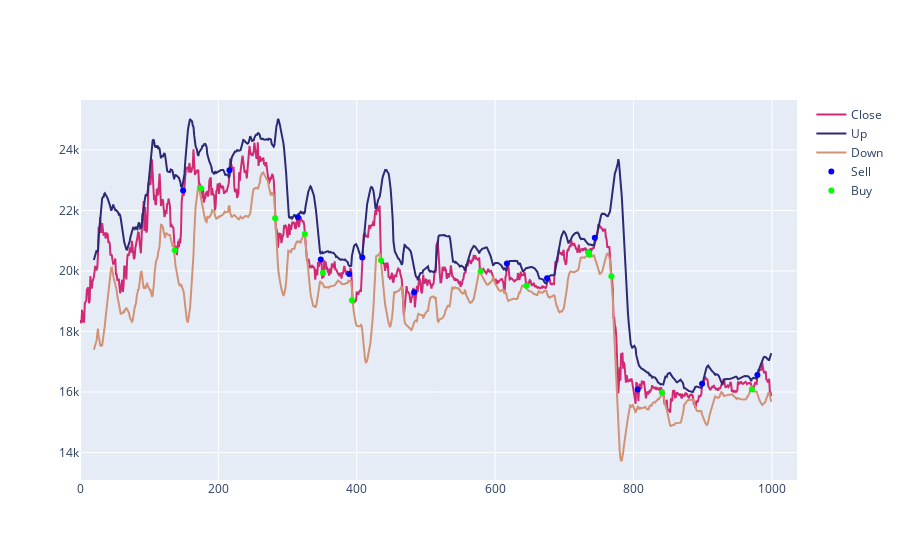

Notebook cell for this chart:
### Code cell
figure=go.Figure()
figure.add_trace(go.Scatter(name='Close', x=df.index, y=df.close, mode='lines', marker_color='#D22975'))
figure.add_trace(go.Scatter(name='Up', x=df.index, y=df.bbup, mode='lines', marker_color='#2D2975'))
figure.add_trace(go.Scatter(name='Down', x=df.index, y=df.bbdown, mode='lines', marker_color='#D29275'))
figure.add_trace(go.Scatter(name='Sell', x=df[df.position_sell==True].index, y=df[df.position_sell==True].close, mode='markers', marker_color='#0000FF'))
figure.add_trace(go.Scatter(name='Buy', x=df[df.position_buy==True].index, y=df[df.position_buy==True].close, mode='markers', marker_color='#00FF00'))


#df.close.plot()
#df.sellscatter(x, y)
#df.bbup.plot()
#df.bbdown.plot(figsize = [15,8]).grid()
figure.show()

### Figure 1 — Plotly figure (JSON) as saved in the notebook; plotly's stock layout.template omitted (floating-point values rounded to 4 significant figures; data arrays with more than 128 entries replaced by an {"elided": "..."} marker saying what was removed)
{"data": [{"marker": {"color": "#D22975"}, "mode": "lines", "name": "Close", "x": {"elided": "1000 int values"}, "y": {"elided": "1000 float values"}, "type": "scatter"}, {"marker": {"color": "#2D2975"}, "mode": "lines", "name": "Up", "x": {"elided": "1000 int values"}, "y": {"elided": "1000 float values"}, "type": "scatter"}, {"marker": {"color": "#D29275"}, "mode": "lines", "name": "Down", "x": {"elided": "1000 int values"}, "y": {"elided": "1000 float values"}, "type": "scatter"}, {"marker": {"color": "#0000FF"}, "mode": "markers", "name": "Sell", "x": [149, 216, 315, 348, 389, 408, 483, 617, 675, 735, 744, 806, 899, 979], "y": [22660.0, 23330.0, 21780.0, 20380.0, 19900.0, 20450.0, 19300.0, 20240.0, 19760.0, 20610.0, 21100.0, 16080.0, 16270.0, 16560.0], "type": "scatter"}, {"marker": {"color": "#00FF00"}, "mode": "markers", "name": "Buy", "x": [137, 175, 282, 325, 351, 393, 435, 579, 645, 735, 736, 768, 841, 971], "y": [20690.0, 22730.0, 21740.0, 21220.0, 19940.0, 19030.0, 20350.0, 19990.0, 19510.0, 20610.0, 20540.0, 19830.0, 15980.0, 16080.0], "type": "scatter"}], "layout": {}}
